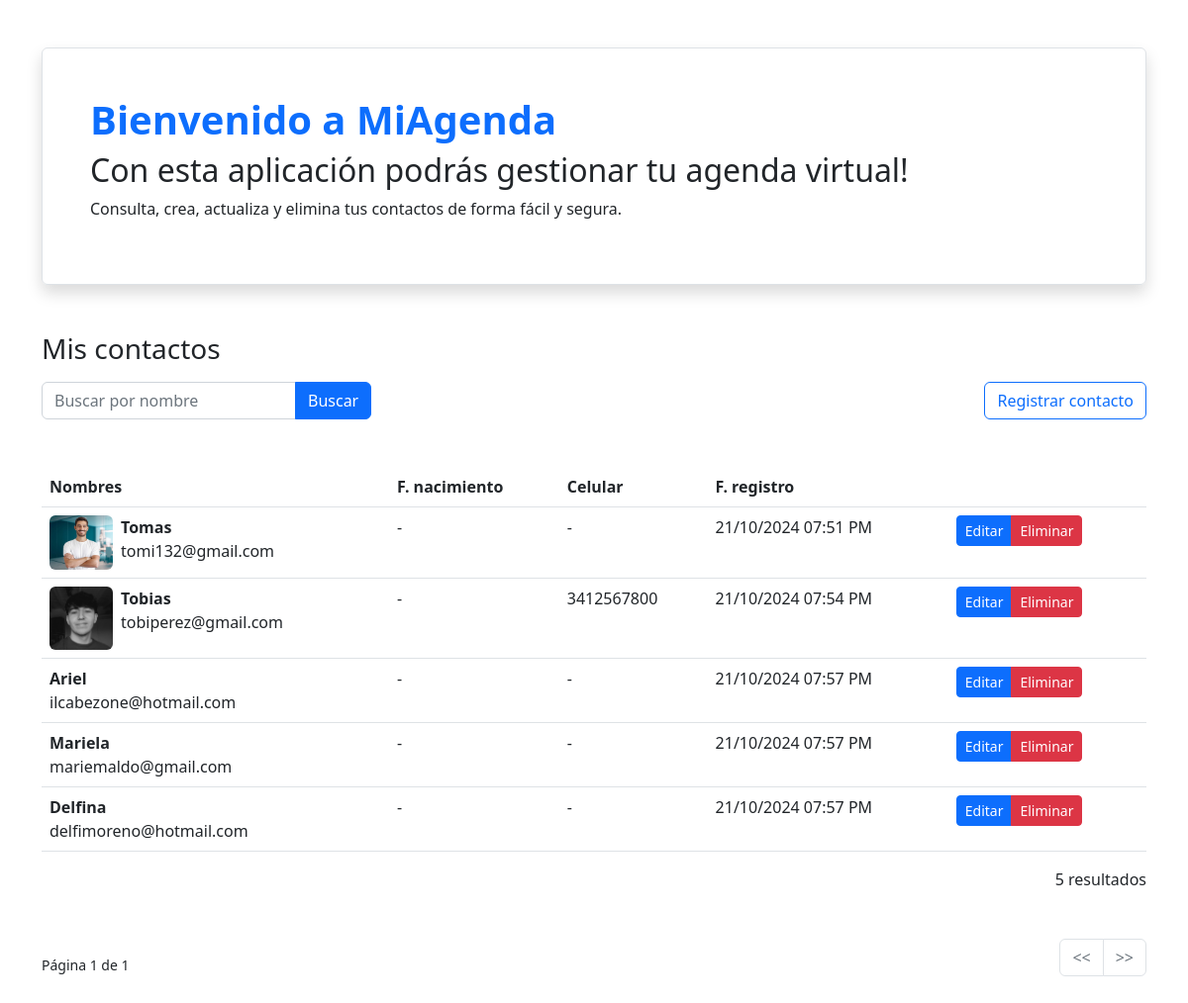
The page / on the database its author committed.
### contacts/models.py (models this page shows, shortened)
class Contact(models.Model):
    avatar = models.ImageField(upload_to='contact', null=True, blank=True)
    name = models.CharField(max_length=100, verbose_name='Nombre')
    email = models.EmailField(max_length=50)
    birth = models.DateField(null=True, blank=True)
    phone = models.CharField(max_length=15, null=True, blank=True)
    created = models.DateTimeField(auto_now_add=True)

### contacts/views.py (the view)
# urls.py: path('', views.ContactListView.as_view(), name='contact_list'),
class ContactListView(generic.ListView):
    model = Contact
    paginate_by = 5
    def get_queryset(self) -> QuerySet[Any]:
        q = self.request.GET.get('q')
        if q:
            return Contact.objects.filter(name__icontains=q)
        return super().get_queryset()

### contacts/templates/contacts/contact_list.html (shortened to what this page needs)
{% extends 'contacts/base.html' %}
{% load static %}
{% block content %}
    <div class="mt-5">
        <h3>Mis contactos</h3>
        <div class="mt-3 d-flex justify-content-between">
            <form action="" style="max-width: 450px;">
                <div class="input-group">
                    <input type="text" class="form-control" placeholder="Buscar por nombre" name="q" value="{{ request.GET.q }}">
                    <button class="btn btn-primary">
                        Buscar
                    </button>
                </div>
            </form>
            <a href="{% url 'contact_new' %}" class="btn btn-outline-primary">
                Registrar contacto
            </a>
        </div>
    </div>
    <div class="table-responsive">
        <table class="mt-5 table table-hover">
            <thead>
                <tr>
                    <th>Nombres</th>
                    <th>F. nacimiento</th>
                    <th>Celular</th>
                    <th>F. registro</th>
                    <th></th>
                </tr>
            </thead>
            <tbody>
                {% for contact in object_list %}
                <tr>
                    <td>
                        <div class="d-flex gap-2">
                            {% if contact.avatar %}
                            <img src="{{ contact.avatar.url }}" alt="" class="rounded" style="max-width: 64px;">
                            {% endif %}
                            <div>
                                <div class="fw-bold">{{ contact.name }}</div>
                                <div>{{ contact.email }}</div>
                            </div>
                        </div>
                    </td>
                    <td>{{ contact.birth|default:'-' }}</td>
                    <td>{{ contact.phone|default:'-' }}</td>
                    <td>{{ contact.created|date:'d/m/Y h:i A' }}</td>
                    <td>
                        <div class="btn-group btn-group-sm">
                            <a href="{% url 'contact_edit' contact.pk %}" class="btn btn-primary">Editar</a>
                            <a href="{% url 'contact_delete' contact.pk %}" class="btn btn-danger">Eliminar</a>
                        </div>
                    </td>
                </tr>
                {% endfor %}
            </tbody>
        </table>
    </div>
    <div class="text-end mb-5">
        {{ page_obj.paginator.count }} resultado{{ page_obj.paginator.count|pluralize }}
    </div>
    <div class="d-flex justify-content-between align-items-center">
        <small class="d-none d-sm-inline-block text-body">
            Página {{ page_obj.number }} de {{ page_obj.paginator.num_pages }}
        </small>
        <nav aria-label="Page navigation">
            <ul class="pagination justify-content-center">
                {% if page_obj.has_previous %}
                    <li class="page-item">
                        <a class="page-link" href="{% url 'contact_list' %}?page={{ page_obj.previous_page_number }}"
                           aria-label="Anterior">
                            <span aria-hidden="true">
                                <<
                            </span>
                        </a>
                    </li>
                {% else %}
                    <li class="page-item disabled">
                        <a class="page-link" href="#" aria-label="Anterior">
                            <span aria-hidden="true">
                                <<
                            </span>
                        </a>
                    </li>
                {% endif %}
                {% if page_obj.has_next %}
                    <li class="page-item">
                        <a class="page-link" href="{% url 'contact_list' %}?page={{ page_obj.next_page_number }}"
                           aria-label="Siguiente">
                            <span aria-hidden="true">
                                >>
                            </span>
                        </a>
                    </li>
                {% else %}
                    <li class="page-item disabled">
                        <a class="page-link" href="#" aria-label="Siguiente">
                            <span aria-hidden="true">
                                >>
                            </span>
                        </a>
                    </li>
                {% endif %}
            </ul>
        </nav>
    </div>
{% endblock content %}

### contacts/templates/contacts/base.html (shortened to what this page needs)
{% load static %}
<!DOCTYPE html>
<html lang="es">
<head>
    <link rel="stylesheet" href="{% static 'bootstrap/css/bootstrap.min.css' %}">
</head>
<body class="container py-5">
    <div class="p-5 border border-1 shadow rounded">
        <h1 class="fw-bold text-primary">Bienvenido a MiAgenda</h1>
        <h2>Con esta aplicación podrás gestionar tu agenda virtual!</h2>
        <p>
            Consulta, crea, actualiza y elimina tus contactos de forma fácil y segura.
        </p>
    </div>
    {% block content %}
    {% endblock %}
</body>
</html>

### rows shown on the page
Contact: avatar (picture), name "Tomas", email "tomi132@gmail.com", birth "-", phone "-", created "21/10/2024 07:51 PM"
Contact: avatar (picture), name "Tobias", email "tobiperez@gmail.com", birth "-", phone "3412567800", created "21/10/2024 07:54 PM"
Contact: name "Ariel", email "ilcabezone@hotmail.com", birth "-", phone "-", created "21/10/2024 07:57 PM"
Contact: name "Mariela", email "mariemaldo@gmail.com", birth "-", phone "-", created "21/10/2024 07:57 PM"
Contact: name "Delfina", email "delfimoreno@hotmail.com", birth "-", phone "-", created "21/10/2024 07:57 PM"

### other values the page prints
{{ page_obj.paginator.count }} "5"
{{ page_obj.number }} "1"
{{ page_obj.paginator.num_pages }} "1"
